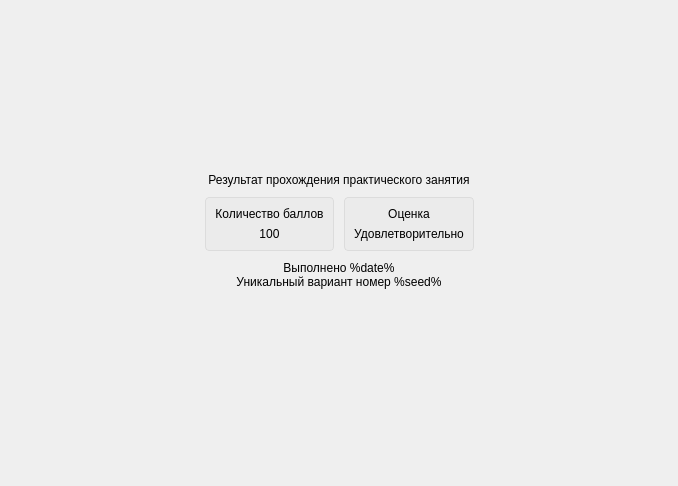
<?xml version="1.0" encoding="UTF-8"?>
<ui version="4.0">
 <class>ScreenSummary</class>
 <widget class="QFrame" name="ScreenSummary">
  <property name="geometry">
   <rect>
    <x>0</x>
    <y>0</y>
    <width>678</width>
    <height>486</height>
   </rect>
  </property>
  <property name="windowTitle">
   <string>Frame</string>
  </property>
  <layout class="QGridLayout" name="gridLayout">
   <property name="verticalSpacing">
    <number>0</number>
   </property>
   <item row="5" column="0">
    <widget class="QLabel" name="seed">
     <property name="toolTip">
      <string>Аргумент для запуска</string>
     </property>
     <property name="styleSheet">
      <string notr="true">font: 8pt &quot;MS Shell Dlg 2&quot;;</string>
     </property>
     <property name="text">
      <string>Уникальный вариант номер %seed%</string>
     </property>
     <property name="alignment">
      <set>Qt::AlignCenter</set>
     </property>
    </widget>
   </item>
   <item row="1" column="0">
    <layout class="QHBoxLayout" name="horizontalLayout">
     <item>
      <spacer name="horizontalSpacer">
       <property name="orientation">
        <enum>Qt::Horizontal</enum>
       </property>
       <property name="sizeType">
        <enum>QSizePolicy::Expanding</enum>
       </property>
       <property name="sizeHint" stdset="0">
        <size>
         <width>0</width>
         <height>0</height>
        </size>
       </property>
      </spacer>
     </item>
     <item>
      <widget class="QFrame" name="frame">
       <property name="styleSheet">
        <string notr="true">border: 1px solid  rgb(220, 220, 220);
border-radius: 4px;
background-color: rgb(235, 235, 235);</string>
       </property>
       <property name="frameShape">
        <enum>QFrame::StyledPanel</enum>
       </property>
       <property name="frameShadow">
        <enum>QFrame::Raised</enum>
       </property>
       <layout class="QGridLayout" name="gridLayout_3">
        <property name="leftMargin">
         <number>0</number>
        </property>
        <property name="topMargin">
         <number>0</number>
        </property>
        <property name="rightMargin">
         <number>0</number>
        </property>
        <property name="bottomMargin">
         <number>0</number>
        </property>
        <item row="0" column="0">
         <layout class="QVBoxLayout" name="verticalLayout_3">
          <property name="leftMargin">
           <number>9</number>
          </property>
          <property name="topMargin">
           <number>9</number>
          </property>
          <property name="rightMargin">
           <number>9</number>
          </property>
          <property name="bottomMargin">
           <number>9</number>
          </property>
          <item>
           <widget class="QLabel" name="label_4">
            <property name="styleSheet">
             <string notr="true">font: 75 14pt &quot;MS Shell Dlg 2&quot;;
border: none;
background-color: transparent;</string>
            </property>
            <property name="text">
             <string>Количество баллов</string>
            </property>
            <property name="alignment">
             <set>Qt::AlignCenter</set>
            </property>
            <property name="wordWrap">
             <bool>false</bool>
            </property>
           </widget>
          </item>
          <item>
           <widget class="QLabel" name="score">
            <property name="styleSheet">
             <string notr="true">font: 75 14pt &quot;MS Shell Dlg 2&quot;;
border: none;
background-color: transparent;</string>
            </property>
            <property name="text">
             <string>100</string>
            </property>
            <property name="alignment">
             <set>Qt::AlignCenter</set>
            </property>
            <property name="wordWrap">
             <bool>true</bool>
            </property>
           </widget>
          </item>
         </layout>
        </item>
       </layout>
      </widget>
     </item>
     <item>
      <spacer name="horizontalSpacer_3">
       <property name="orientation">
        <enum>Qt::Horizontal</enum>
       </property>
       <property name="sizeType">
        <enum>QSizePolicy::Minimum</enum>
       </property>
       <property name="sizeHint" stdset="0">
        <size>
         <width>10</width>
         <height>0</height>
        </size>
       </property>
      </spacer>
     </item>
     <item>
      <widget class="QFrame" name="frame_2">
       <property name="styleSheet">
        <string notr="true">border: 1px solid  rgb(220, 220, 220);
border-radius: 4px;
background-color: rgb(235, 235, 235);</string>
       </property>
       <property name="frameShape">
        <enum>QFrame::StyledPanel</enum>
       </property>
       <property name="frameShadow">
        <enum>QFrame::Raised</enum>
       </property>
       <layout class="QGridLayout" name="gridLayout_2">
        <property name="leftMargin">
         <number>0</number>
        </property>
        <property name="topMargin">
         <number>0</number>
        </property>
        <property name="rightMargin">
         <number>0</number>
        </property>
        <property name="bottomMargin">
         <number>0</number>
        </property>
        <item row="0" column="0">
         <layout class="QVBoxLayout" name="verticalLayout_2">
          <property name="leftMargin">
           <number>9</number>
          </property>
          <property name="topMargin">
           <number>9</number>
          </property>
          <property name="rightMargin">
           <number>9</number>
          </property>
          <property name="bottomMargin">
           <number>9</number>
          </property>
          <item>
           <widget class="QLabel" name="label_3">
            <property name="styleSheet">
             <string notr="true">font: 75 14pt &quot;MS Shell Dlg 2&quot;;
border: none;
background-color: transparent;</string>
            </property>
            <property name="text">
             <string>Оценка</string>
            </property>
            <property name="alignment">
             <set>Qt::AlignCenter</set>
            </property>
            <property name="wordWrap">
             <bool>true</bool>
            </property>
           </widget>
          </item>
          <item>
           <widget class="QLabel" name="mark">
            <property name="styleSheet">
             <string notr="true">font: 75 14pt &quot;MS Shell Dlg 2&quot;;
border: none;
background-color: transparent;</string>
            </property>
            <property name="text">
             <string>Удовлетворительно</string>
            </property>
            <property name="alignment">
             <set>Qt::AlignCenter</set>
            </property>
            <property name="wordWrap">
             <bool>true</bool>
            </property>
           </widget>
          </item>
         </layout>
        </item>
       </layout>
      </widget>
     </item>
     <item>
      <spacer name="horizontalSpacer_2">
       <property name="orientation">
        <enum>Qt::Horizontal</enum>
       </property>
       <property name="sizeType">
        <enum>QSizePolicy::Expanding</enum>
       </property>
       <property name="sizeHint" stdset="0">
        <size>
         <width>0</width>
         <height>0</height>
        </size>
       </property>
      </spacer>
     </item>
    </layout>
   </item>
   <item row="6" column="0">
    <spacer name="verticalSpacer_2">
     <property name="orientation">
      <enum>Qt::Vertical</enum>
     </property>
     <property name="sizeType">
      <enum>QSizePolicy::Expanding</enum>
     </property>
     <property name="sizeHint" stdset="0">
      <size>
       <width>0</width>
       <height>0</height>
      </size>
     </property>
    </spacer>
   </item>
   <item row="2" column="0">
    <spacer name="verticalSpacer_4">
     <property name="orientation">
      <enum>Qt::Vertical</enum>
     </property>
     <property name="sizeType">
      <enum>QSizePolicy::Minimum</enum>
     </property>
     <property name="sizeHint" stdset="0">
      <size>
       <width>0</width>
       <height>10</height>
      </size>
     </property>
    </spacer>
   </item>
   <item row="3" column="0">
    <widget class="QLabel" name="date">
     <property name="styleSheet">
      <string notr="true">font: 8pt &quot;MS Shell Dlg 2&quot;;</string>
     </property>
     <property name="text">
      <string>Выполнено %date%</string>
     </property>
     <property name="alignment">
      <set>Qt::AlignCenter</set>
     </property>
    </widget>
   </item>
   <item row="0" column="0">
    <layout class="QVBoxLayout" name="verticalLayout">
     <item>
      <spacer name="verticalSpacer">
       <property name="orientation">
        <enum>Qt::Vertical</enum>
       </property>
       <property name="sizeType">
        <enum>QSizePolicy::Expanding</enum>
       </property>
       <property name="sizeHint" stdset="0">
        <size>
         <width>0</width>
         <height>0</height>
        </size>
       </property>
      </spacer>
     </item>
     <item>
      <widget class="QLabel" name="label">
       <property name="styleSheet">
        <string notr="true">font: 75 16pt &quot;MS Shell Dlg 2&quot;;</string>
       </property>
       <property name="text">
        <string>Результат прохождения практического занятия</string>
       </property>
       <property name="alignment">
        <set>Qt::AlignCenter</set>
       </property>
       <property name="wordWrap">
        <bool>true</bool>
       </property>
      </widget>
     </item>
     <item>
      <spacer name="verticalSpacer_3">
       <property name="orientation">
        <enum>Qt::Vertical</enum>
       </property>
       <property name="sizeType">
        <enum>QSizePolicy::Minimum</enum>
       </property>
       <property name="sizeHint" stdset="0">
        <size>
         <width>0</width>
         <height>10</height>
        </size>
       </property>
      </spacer>
     </item>
    </layout>
   </item>
  </layout>
 </widget>
 <resources/>
 <connections/>
</ui>
